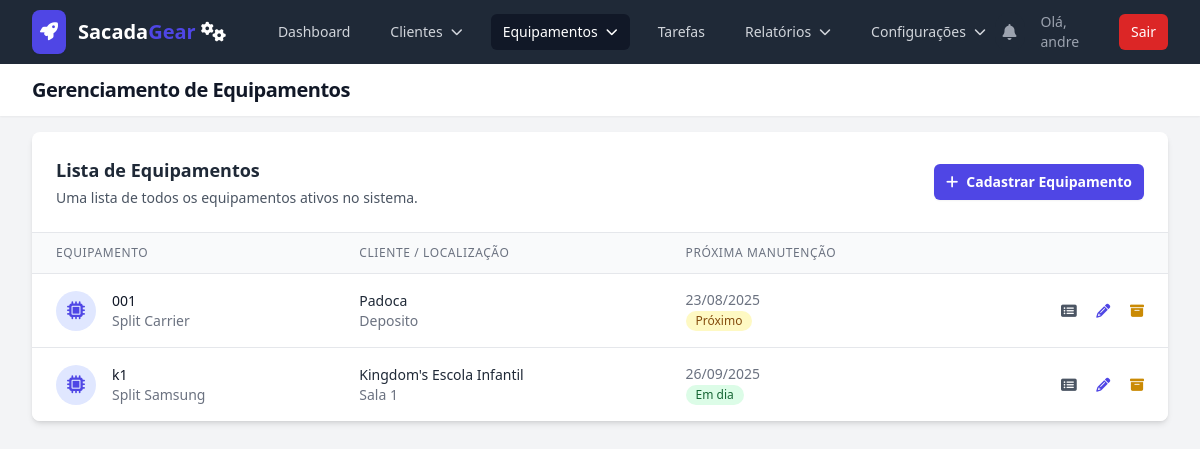
The page /equipments (signed in) on the database its author committed.
### models.py (models this page shows, shortened)
class User(UserMixin, db.Model):
    id = db.Column(db.Integer, primary_key=True)
    username = db.Column(db.String(80), unique=True, nullable=False)
    password_hash = db.Column(db.String(200), nullable=False)
    role = db.Column(db.String(20), nullable=False, default='technician')
    is_active = db.Column(db.Boolean, default=False, nullable=False)
    equipments = db.relationship('Equipment', backref='operator', lazy=True)
    maintenance_records = db.relationship('MaintenanceHistory', backref='technician', lazy=True)
    created_tasks = db.relationship('Task', back_populates='creator', foreign_keys='Task.creator_id')

class Equipment(db.Model):
    id = db.Column(db.Integer, primary_key=True)
    code = db.Column(db.String(50), nullable=False, unique=True)
    model = db.Column(db.String(150), nullable=False)
    location = db.Column(db.String(200), nullable=False)
    description = db.Column(db.Text, nullable=True)
    install_date = db.Column(db.Date, nullable=True)
    last_maintenance_date = db.Column(db.Date, nullable=True)
    next_maintenance_date = db.Column(db.Date, nullable=False)
    user_id = db.Column(db.Integer, db.ForeignKey('user.id'), nullable=False)
    client_id = db.Column(db.Integer, db.ForeignKey('client.id'), nullable=False)
    is_archived = db.Column(db.Boolean, default=False, nullable=False)
    maintenance_history = db.relationship('MaintenanceHistory', backref='equipment', lazy='dynamic', cascade="all, delete-orphan")
    @property
    def status(self):
        if 'warning_days' not in g:
            setting = db.session.get(Setting, 'maintenance_warning_days')
            g.warning_days = int(setting.value) if setting else 15
        today = datetime.now().date()
        if self.next_maintenance_date < today:
            return "Vencido"
        elif self.next_maintenance_date <= today + timedelta(days=g.warning_days):
            return "Próximo do vencimento"
        else:
            return "Em dia"

class Client(db.Model):
    id = db.Column(db.Integer, primary_key=True)
    name = db.Column(db.String(150), nullable=False, unique=True)
    address = db.Column(db.String(250), nullable=True)
    contact_person = db.Column(db.String(100), nullable=True)
    phone = db.Column(db.String(20), nullable=True)
    equipments = db.relationship('Equipment', backref='client', lazy=True)
    is_archived = db.Column(db.Boolean, default=False, nullable=False)

### app.py (the view)
    @app.route('/equipments')
    @login_required
    def equipment_list():
        page = request.args.get('page', 1, type=int)
        per_page = 10
        if current_user.role == 'admin':
            q = Equipment.query.filter_by(is_archived=False).order_by(Equipment.next_maintenance_date.asc())
        else:
            q = Equipment.query.filter_by(user_id=current_user.id, is_archived=False).order_by(Equipment.next_maintenance_date.asc())
        equipments = q.paginate(page=page, per_page=per_page, error_out=False)
        return render_template('equipment_list.html', equipments=equipments)

### templates/equipment_list.html (shortened to what this page needs)
{% extends "base.html" %}
{% block header %}Gerenciamento de Equipamentos{% endblock %}
{% block content %}
<div class="bg-white shadow-md rounded-lg overflow-hidden">
    <div class="p-4 sm:p-6 border-b border-gray-200">
        <div class="flex flex-col sm:flex-row sm:items-center sm:justify-between">
            <div class="flex-auto">
                <h2 class="text-lg font-semibold text-gray-800">Lista de Equipamentos</h2>
                <p class="mt-1 text-sm text-gray-600">Uma lista de todos os equipamentos ativos no sistema.</p>
            </div>
            <div class="mt-4 sm:mt-0 flex-shrink-0">
                <a href="{{ url_for('new_equipment') }}" class="w-full justify-center inline-flex items-center rounded-md bg-indigo-600 px-3 py-2 text-center text-sm font-semibold text-white shadow-sm hover:bg-indigo-500 transition-colors duration-200">
                    <i class="fas fa-plus mr-2"></i>Cadastrar Equipamento
                </a>
            </div>
        </div>
    </div>
    <div class="hidden md:block">
        <div class="overflow-x-auto">
            <table class="min-w-full divide-y divide-gray-200">
                <thead class="bg-gray-50">
                    <tr>
                        <th scope="col" class="px-6 py-3 text-left text-xs font-medium text-gray-500 uppercase tracking-wider">Equipamento</th>
                        <th scope="col" class="px-6 py-3 text-left text-xs font-medium text-gray-500 uppercase tracking-wider">Cliente / Localização</th>
                        <th scope="col" class="px-6 py-3 text-left text-xs font-medium text-gray-500 uppercase tracking-wider">Próxima Manutenção</th>
                        <th scope="col" class="relative px-6 py-3"><span class="sr-only">Ações</span></th>
                    </tr>
                </thead>
                <tbody class="bg-white divide-y divide-gray-200">
                    {% for equipment in equipments.items %}
                    <tr>
                        <td class="px-6 py-4 whitespace-nowrap">
                            <div class="flex items-center">
                                <div class="flex-shrink-0 h-10 w-10 flex items-center justify-center bg-indigo-100 rounded-full">
                                    <i class="fas fa-microchip text-lg text-indigo-600"></i>
                                </div>
                                <div class="ml-4">
                                    <div class="text-sm font-medium text-gray-900">{{ equipment.code }}</div>
                                    <div class="text-sm text-gray-500">{{ equipment.model }}</div>
                                </div>
                            </div>
                        </td>
                        <td class="px-6 py-4 whitespace-nowrap text-sm text-gray-500">
                            <div class="font-medium text-gray-800">{{ equipment.client.name }}</div>
                            <div class="text-gray-500">{{ equipment.location }}</div>
                        </td>
                        <td class="px-6 py-4 whitespace-nowrap text-sm text-gray-500">
                            <div>{{ equipment.next_maintenance_date.strftime('%d/%m/%Y') }}</div>
                            {% if equipment.status == 'Em dia' %}
                                <span class="inline-flex items-center rounded-full bg-green-100 px-2.5 py-0.5 text-xs font-medium text-green-800">Em dia</span>
                            {% elif equipment.status == 'Próximo do vencimento' %}
                                <span class="inline-flex items-center rounded-full bg-yellow-100 px-2.5 py-0.5 text-xs font-medium text-yellow-800">Próximo</span>
                            {% else %}
                                <span class="inline-flex items-center rounded-full bg-red-100 px-2.5 py-0.5 text-xs font-medium text-red-800">Vencido</span>
                            {% endif %}
                        </td>
                        <td class="px-6 py-4 whitespace-nowrap text-right text-sm font-medium space-x-4">
                            <a href="{{ url_for('equipment_history', equipment_id=equipment.id) }}" class="text-gray-600 hover:text-indigo-600" title="Ver Histórico"><i class="fas fa-list-alt"></i></a>
                            <a href="{{ url_for('edit_equipment', equipment_id=equipment.id) }}" class="text-indigo-600 hover:text-indigo-900" title="Editar"><i class="fas fa-pencil-alt"></i></a>
                            <form action="{{ url_for('toggle_archive_equipment', equipment_id=equipment.id) }}" method="POST" class="inline"
                                  onsubmit="openConfirmationModal(event, 'Arquivar Equipamento', 'Tem certeza que deseja arquivar o equipamento \'{{ equipment.code }}\'?')">
                                <button type="submit" class="text-yellow-600 hover:text-yellow-900" title="Arquivar">
                                    <i class="fas fa-archive"></i>
                                </button>
                            </form>
                        </td>
                    </tr>
                    {% endfor %}
                </tbody>
            </table>
        </div>
    </div>
</div>
{% endblock %}

### templates/base.html (shortened to what this page needs)
<!DOCTYPE html>
<html lang="pt-br" class="h-full bg-gray-100">
<head>
    <script src="https://cdn.tailwindcss.com"></script>
    <link rel="stylesheet" href="https://rsms.me/inter/inter.css">
    <link rel="stylesheet" href="https://cdnjs.cloudflare.com/ajax/libs/font-awesome/6.5.2/css/all.min.css">
</head>
<body class="h-full">
    <div class="min-h-full">
        <nav class="bg-gray-800" x-data="{ mobileMenuOpen: false }">
            <div class="mx-auto max-w-7xl px-4 sm:px-6 lg:px-8">
                <div class="flex h-16 items-center justify-between">
                    <div class="flex items-center">
                        <div class="flex-shrink-0">
                           <a href="{{ url_for('dashboard') if current_user.is_authenticated else url_for('login') }}" class="flex items-center space-x-3 rtl:space-x-reverse">
                               <div class="bg-primary-600 text-white p-2 rounded-lg shadow-sm"><i class="fas fa-rocket text-lg"></i></div>
                               <span class="text-xl font-bold text-white">Sacada<span class="text-primary-600">Gear</span> <i class="fa-solid fa-gears"></i></span>
                           </a>
                        </div>
                        <div class="hidden md:block">
                            <div class="ml-10 flex items-baseline space-x-4">
                                {% if current_user.is_authenticated %}
                                    <a href="{{ url_for('dashboard') }}" class="{% if request.endpoint == 'dashboard' %}bg-gray-900 text-white{% else %}text-gray-300 hover:bg-gray-700 hover:text-white{% endif %} rounded-md px-3 py-2 text-sm font-medium">Dashboard</a>
                                    {% if current_user.role == 'admin' %}
                                    <div x-data="{ open: false }" class="relative">
                                        <button @click="open = !open" @click.away="open = false" class="{% if request.endpoint in ['client_list', 'new_client', 'edit_client', 'archived_clients'] %}bg-gray-900 text-white{% else %}text-gray-300 hover:bg-gray-700 hover:text-white{% endif %} rounded-md px-3 py-2 text-sm font-medium flex items-center">
                                            <span>Clientes</span><i class="fas fa-chevron-down ml-2 text-xs"></i>
                                        </button>
                                    </div>
                                    <div x-data="{ open: false }" class="relative">
                                        <button @click="open = !open" @click.away="open = false" class="{% if request.endpoint in ['equipment_list', 'new_equipment', 'edit_equipment', 'archived_list'] %}bg-gray-900 text-white{% else %}text-gray-300 hover:bg-gray-700 hover:text-white{% endif %} rounded-md px-3 py-2 text-sm font-medium flex items-center">
                                            <span>Equipamentos</span><i class="fas fa-chevron-down ml-2 text-xs"></i>
                                        </button>
                                    </div>
                                    <a href="{{ url_for('technician_tasks') }}" class="{% if request.endpoint == 'technician_tasks' %}bg-gray-900 text-white{% else %}text-gray-300 hover:bg-gray-700 hover:text-white{% endif %} rounded-md px-3 py-2 text-sm font-medium">Tarefas</a>
                                    <div x-data="{ open: false }" class="relative">
                                        <button @click="open = !open" @click.away="open = false" class="{% if request.endpoint in ['financial_report', 'full_history'] %}bg-gray-900 text-white{% else %}text-gray-300 hover:bg-gray-700 hover:text-white{% endif %} rounded-md px-3 py-2 text-sm font-medium flex items-center">
                                            <span>Relatórios</span><i class="fas fa-chevron-down ml-2 text-xs"></i>
                                        </button>
                                    </div>
                                    <div x-data="{ open: false }" class="relative">
                                        <button @click="open = !open" @click.away="open = false" class="{% if request.endpoint in ['manage_settings', 'user_list'] %}bg-gray-900 text-white{% else %}text-gray-300 hover:bg-gray-700 hover:text-white{% endif %} rounded-md px-3 py-2 text-sm font-medium flex items-center">
                                            <span>Configurações</span><i class="fas fa-chevron-down ml-2 text-xs"></i>
                                        </button>
                                    </div>
                                    {% endif %}
                                {% endif %}
                            </div>
                        </div>
                    </div>
                    <div class="hidden md:block">
                        <div class="ml-4 flex items-center md:ml-6">
                            {% if current_user.is_authenticated %}
                            <div x-data="{ open: false }" class="relative">
                                <button @click="open = !open" class="relative rounded-full bg-gray-800 p-2 text-gray-400 hover:text-white focus:outline-none focus:ring-2 focus:ring-white focus:ring-offset-2 focus:ring-offset-gray-800">
                                    <i class="fas fa-bell"></i>
                                </button>
                            </div>
                            <span class="text-gray-400 text-sm ml-4 mr-4">Olá, {{ current_user.username }}</span>
                            <a href="{{ url_for('logout') }}" class="rounded-md bg-red-600 px-3 py-2 text-sm font-medium text-white hover:bg-red-700">Sair</a>
                            {% else %}
                            <a href="{{ url_for('login') }}" class="text-gray-300 hover:bg-gray-700 hover:text-white rounded-md px-3 py-2 text-sm font-medium">Login</a>
                            <a href="{{ url_for('register') }}" class="ml-4 rounded-md bg-indigo-600 px-3 py-2 text-sm font-medium text-white hover:bg-indigo-700">Cadastrar</a>
                            {% endif %}
                        </div>
                    </div>
                </div>
            </div>
        </nav>
        <header class="bg-white shadow-sm">
            <div class="mx-auto max-w-7xl px-4 py-3 sm:px-6 lg:px-8">
                <h1 class="text-lg sm:text-xl font-bold tracking-tight text-gray-900">{% block header %}{% endblock %}</h1>
            </div>
        </header>
        <main>
            <div class="mx-auto max-w-7xl py-4 px-4 sm:px-6 lg:px-8">
                {% block content %}{% endblock %}
            </div>
        </main>
    </div>
</body>
</html>

### templates/base.html (style rules this page uses)
:root { --cor-primaria: #4f46e5; }
.text-primary-600 { color: var(--cor-primaria); }
.bg-primary-600 { background-color: var(--cor-primaria); }

### rows shown on the page
User: username "andre"
Equipment: code "001", model "Split Carrier", client.name "Padoca", location "Deposito", next_maintenance_date "23/08/2025", shows "Próximo"
Equipment: code "k1", model "Split Samsung", client.name "Kingdom's Escola Infantil", location "Sala 1", next_maintenance_date "26/09/2025", shows "Em dia"
